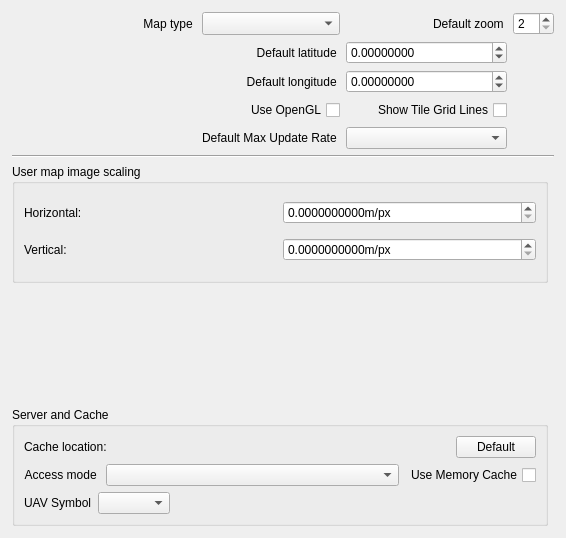
<?xml version="1.0" encoding="UTF-8"?>
<ui version="4.0">
 <class>OPMapGadgetOptionsPage</class>
 <widget class="QWidget" name="OPMapGadgetOptionsPage">
  <property name="geometry">
   <rect>
    <x>0</x>
    <y>0</y>
    <width>566</width>
    <height>538</height>
   </rect>
  </property>
  <property name="sizePolicy">
   <sizepolicy hsizetype="Preferred" vsizetype="Minimum">
    <horstretch>0</horstretch>
    <verstretch>0</verstretch>
   </sizepolicy>
  </property>
  <property name="minimumSize">
   <size>
    <width>445</width>
    <height>5</height>
   </size>
  </property>
  <property name="windowTitle">
   <string>Form</string>
  </property>
  <layout class="QVBoxLayout" name="verticalLayout">
   <property name="margin">
    <number>0</number>
   </property>
   <item>
    <widget class="QScrollArea" name="scrollArea">
     <property name="frameShape">
      <enum>QFrame::NoFrame</enum>
     </property>
     <property name="frameShadow">
      <enum>QFrame::Plain</enum>
     </property>
     <property name="widgetResizable">
      <bool>true</bool>
     </property>
     <widget class="QWidget" name="scrollAreaWidgetContents">
      <property name="geometry">
       <rect>
        <x>0</x>
        <y>0</y>
        <width>566</width>
        <height>538</height>
       </rect>
      </property>
      <property name="sizePolicy">
       <sizepolicy hsizetype="Preferred" vsizetype="Expanding">
        <horstretch>0</horstretch>
        <verstretch>0</verstretch>
       </sizepolicy>
      </property>
      <layout class="QGridLayout" name="gridLayout">
       <property name="margin">
        <number>12</number>
       </property>
       <item row="1" column="0" colspan="2">
        <widget class="Line" name="line">
         <property name="orientation">
          <enum>Qt::Horizontal</enum>
         </property>
        </widget>
       </item>
       <item row="2" column="0">
        <widget class="QGroupBox" name="userImageScalingGroupBox">
         <property name="sizePolicy">
          <sizepolicy hsizetype="Preferred" vsizetype="MinimumExpanding">
           <horstretch>0</horstretch>
           <verstretch>0</verstretch>
          </sizepolicy>
         </property>
         <property name="minimumSize">
          <size>
           <width>0</width>
           <height>110</height>
          </size>
         </property>
         <property name="title">
          <string>User map image scaling</string>
         </property>
         <layout class="QGridLayout" name="gridLayout_2">
          <item row="0" column="0">
           <widget class="QLabel" name="label_5">
            <property name="text">
             <string>Horizontal:</string>
            </property>
           </widget>
          </item>
          <item row="0" column="1">
           <widget class="QDoubleSpinBox" name="horizontalScaleDoubleSpinBox">
            <property name="suffix">
             <string>m/px</string>
            </property>
            <property name="decimals">
             <number>10</number>
            </property>
            <property name="maximum">
             <double>10000.000000000000000</double>
            </property>
            <property name="singleStep">
             <double>0.010000000000000</double>
            </property>
           </widget>
          </item>
          <item row="1" column="0">
           <widget class="QLabel" name="label_6">
            <property name="text">
             <string>Vertical:</string>
            </property>
           </widget>
          </item>
          <item row="1" column="1">
           <widget class="QDoubleSpinBox" name="verticalScaleDoubleSpinBox">
            <property name="suffix">
             <string>m/px</string>
            </property>
            <property name="decimals">
             <number>10</number>
            </property>
            <property name="maximum">
             <double>10000.000000000000000</double>
            </property>
            <property name="singleStep">
             <double>0.010000000000000</double>
            </property>
           </widget>
          </item>
         </layout>
        </widget>
       </item>
       <item row="4" column="0">
        <widget class="QGroupBox" name="serverAndCacheGroupBox">
         <property name="sizePolicy">
          <sizepolicy hsizetype="Preferred" vsizetype="MinimumExpanding">
           <horstretch>0</horstretch>
           <verstretch>0</verstretch>
          </sizepolicy>
         </property>
         <property name="title">
          <string>Server and Cache</string>
         </property>
         <layout class="QGridLayout" name="gridLayout_4">
          <item row="2" column="0">
           <layout class="QHBoxLayout" name="horizontalLayout">
            <item>
             <widget class="QLabel" name="AccessModeLabel">
              <property name="text">
               <string>Access mode </string>
              </property>
              <property name="alignment">
               <set>Qt::AlignRight|Qt::AlignTrailing|Qt::AlignVCenter</set>
              </property>
             </widget>
            </item>
            <item>
             <widget class="QComboBox" name="accessModeComboBox">
              <property name="sizePolicy">
               <sizepolicy hsizetype="MinimumExpanding" vsizetype="Fixed">
                <horstretch>0</horstretch>
                <verstretch>0</verstretch>
               </sizepolicy>
              </property>
              <property name="minimumSize">
               <size>
                <width>160</width>
                <height>0</height>
               </size>
              </property>
              <property name="cursor">
               <cursorShape>OpenHandCursor</cursorShape>
              </property>
              <property name="frame">
               <bool>true</bool>
              </property>
             </widget>
            </item>
            <item>
             <widget class="QCheckBox" name="checkBoxUseMemoryCache">
              <property name="enabled">
               <bool>true</bool>
              </property>
              <property name="sizePolicy">
               <sizepolicy hsizetype="Minimum" vsizetype="Preferred">
                <horstretch>0</horstretch>
                <verstretch>0</verstretch>
               </sizepolicy>
              </property>
              <property name="minimumSize">
               <size>
                <width>0</width>
                <height>0</height>
               </size>
              </property>
              <property name="layoutDirection">
               <enum>Qt::RightToLeft</enum>
              </property>
              <property name="text">
               <string>Use Memory Cache</string>
              </property>
             </widget>
            </item>
           </layout>
          </item>
          <item row="1" column="0">
           <layout class="QHBoxLayout" name="horizontalLayout_3">
            <item>
             <widget class="QLabel" name="CacheLocationLabel">
              <property name="sizePolicy">
               <sizepolicy hsizetype="Minimum" vsizetype="Preferred">
                <horstretch>0</horstretch>
                <verstretch>0</verstretch>
               </sizepolicy>
              </property>
              <property name="text">
               <string>Cache location:</string>
              </property>
             </widget>
            </item>
            <item>
             <widget class="Utils::PathChooser" name="lineEditCacheLocation" native="true">
              <property name="sizePolicy">
               <sizepolicy hsizetype="MinimumExpanding" vsizetype="Preferred">
                <horstretch>0</horstretch>
                <verstretch>0</verstretch>
               </sizepolicy>
              </property>
             </widget>
            </item>
            <item>
             <widget class="QPushButton" name="pushButtonCacheDefaults">
              <property name="sizePolicy">
               <sizepolicy hsizetype="Fixed" vsizetype="Fixed">
                <horstretch>0</horstretch>
                <verstretch>0</verstretch>
               </sizepolicy>
              </property>
              <property name="minimumSize">
               <size>
                <width>0</width>
                <height>0</height>
               </size>
              </property>
              <property name="cursor">
               <cursorShape>OpenHandCursor</cursorShape>
              </property>
              <property name="toolTip">
               <string>Restore default server and cache settings</string>
              </property>
              <property name="text">
               <string> Default </string>
              </property>
              <property name="checkable">
               <bool>false</bool>
              </property>
              <property name="checked">
               <bool>false</bool>
              </property>
              <property name="flat">
               <bool>false</bool>
              </property>
             </widget>
            </item>
           </layout>
          </item>
          <item row="3" column="0">
           <layout class="QHBoxLayout" name="horizontalLayout_2">
            <item>
             <widget class="QLabel" name="label_8">
              <property name="sizePolicy">
               <sizepolicy hsizetype="Maximum" vsizetype="Preferred">
                <horstretch>0</horstretch>
                <verstretch>0</verstretch>
               </sizepolicy>
              </property>
              <property name="text">
               <string>UAV Symbol</string>
              </property>
             </widget>
            </item>
            <item>
             <widget class="QComboBox" name="uavSymbolComboBox">
              <property name="sizePolicy">
               <sizepolicy hsizetype="Maximum" vsizetype="Fixed">
                <horstretch>0</horstretch>
                <verstretch>0</verstretch>
               </sizepolicy>
              </property>
             </widget>
            </item>
            <item>
             <spacer name="horizontalSpacer">
              <property name="orientation">
               <enum>Qt::Horizontal</enum>
              </property>
              <property name="sizeHint" stdset="0">
               <size>
                <width>40</width>
                <height>20</height>
               </size>
              </property>
             </spacer>
            </item>
           </layout>
          </item>
         </layout>
        </widget>
       </item>
       <item row="0" column="0" colspan="2">
        <layout class="QGridLayout" name="gridLayout_3" rowstretch="0,0,0,0,0,0" rowminimumheight="22,22,22,0,22,0">
         <item row="2" column="0">
          <spacer name="horizontalSpacer_4">
           <property name="orientation">
            <enum>Qt::Horizontal</enum>
           </property>
           <property name="sizeHint" stdset="0">
            <size>
             <width>40</width>
             <height>20</height>
            </size>
           </property>
          </spacer>
         </item>
         <item row="0" column="0">
          <widget class="QLabel" name="label">
           <property name="text">
            <string>Map type </string>
           </property>
           <property name="alignment">
            <set>Qt::AlignRight|Qt::AlignTrailing|Qt::AlignVCenter</set>
           </property>
          </widget>
         </item>
         <item row="0" column="2">
          <widget class="QComboBox" name="providerComboBox">
           <property name="sizePolicy">
            <sizepolicy hsizetype="Preferred" vsizetype="Preferred">
             <horstretch>0</horstretch>
             <verstretch>0</verstretch>
            </sizepolicy>
           </property>
           <property name="minimumSize">
            <size>
             <width>0</width>
             <height>0</height>
            </size>
           </property>
           <property name="cursor">
            <cursorShape>OpenHandCursor</cursorShape>
           </property>
           <property name="maxVisibleItems">
            <number>15</number>
           </property>
           <property name="frame">
            <bool>true</bool>
           </property>
          </widget>
         </item>
         <item row="0" column="3">
          <widget class="QLabel" name="label_2">
           <property name="text">
            <string>Default zoom </string>
           </property>
           <property name="alignment">
            <set>Qt::AlignRight|Qt::AlignTrailing|Qt::AlignVCenter</set>
           </property>
          </widget>
         </item>
         <item row="0" column="4">
          <widget class="QSpinBox" name="zoomSpinBox">
           <property name="sizePolicy">
            <sizepolicy hsizetype="Minimum" vsizetype="Preferred">
             <horstretch>0</horstretch>
             <verstretch>0</verstretch>
            </sizepolicy>
           </property>
           <property name="minimumSize">
            <size>
             <width>0</width>
             <height>0</height>
            </size>
           </property>
           <property name="maximumSize">
            <size>
             <width>50</width>
             <height>16777215</height>
            </size>
           </property>
           <property name="frame">
            <bool>true</bool>
           </property>
           <property name="minimum">
            <number>2</number>
           </property>
           <property name="maximum">
            <number>21</number>
           </property>
          </widget>
         </item>
         <item row="1" column="2">
          <widget class="QLabel" name="label_3">
           <property name="text">
            <string>Default latitude </string>
           </property>
           <property name="alignment">
            <set>Qt::AlignRight|Qt::AlignTrailing|Qt::AlignVCenter</set>
           </property>
          </widget>
         </item>
         <item row="1" column="3">
          <widget class="QDoubleSpinBox" name="latitudeSpinBox">
           <property name="sizePolicy">
            <sizepolicy hsizetype="Minimum" vsizetype="Preferred">
             <horstretch>0</horstretch>
             <verstretch>0</verstretch>
            </sizepolicy>
           </property>
           <property name="minimumSize">
            <size>
             <width>120</width>
             <height>0</height>
            </size>
           </property>
           <property name="frame">
            <bool>true</bool>
           </property>
           <property name="decimals">
            <number>8</number>
           </property>
           <property name="minimum">
            <double>-90.000000000000000</double>
           </property>
           <property name="maximum">
            <double>90.000000000000000</double>
           </property>
          </widget>
         </item>
         <item row="2" column="2">
          <widget class="QLabel" name="label_4">
           <property name="text">
            <string>Default longitude </string>
           </property>
           <property name="alignment">
            <set>Qt::AlignRight|Qt::AlignTrailing|Qt::AlignVCenter</set>
           </property>
          </widget>
         </item>
         <item row="2" column="3">
          <widget class="QDoubleSpinBox" name="longitudeSpinBox">
           <property name="sizePolicy">
            <sizepolicy hsizetype="Minimum" vsizetype="Preferred">
             <horstretch>0</horstretch>
             <verstretch>0</verstretch>
            </sizepolicy>
           </property>
           <property name="minimumSize">
            <size>
             <width>120</width>
             <height>0</height>
            </size>
           </property>
           <property name="frame">
            <bool>true</bool>
           </property>
           <property name="decimals">
            <number>8</number>
           </property>
           <property name="minimum">
            <double>-180.000000000000000</double>
           </property>
           <property name="maximum">
            <double>180.000000000000000</double>
           </property>
          </widget>
         </item>
         <item row="4" column="3">
          <widget class="QCheckBox" name="checkBoxShowTileGridLines">
           <property name="enabled">
            <bool>true</bool>
           </property>
           <property name="sizePolicy">
            <sizepolicy hsizetype="Minimum" vsizetype="Preferred">
             <horstretch>0</horstretch>
             <verstretch>0</verstretch>
            </sizepolicy>
           </property>
           <property name="minimumSize">
            <size>
             <width>161</width>
             <height>0</height>
            </size>
           </property>
           <property name="mouseTracking">
            <bool>true</bool>
           </property>
           <property name="layoutDirection">
            <enum>Qt::RightToLeft</enum>
           </property>
           <property name="text">
            <string>Show Tile Grid Lines</string>
           </property>
          </widget>
         </item>
         <item row="4" column="2">
          <widget class="QCheckBox" name="checkBoxUseOpenGL">
           <property name="enabled">
            <bool>true</bool>
           </property>
           <property name="sizePolicy">
            <sizepolicy hsizetype="Minimum" vsizetype="Preferred">
             <horstretch>0</horstretch>
             <verstretch>0</verstretch>
            </sizepolicy>
           </property>
           <property name="minimumSize">
            <size>
             <width>0</width>
             <height>0</height>
            </size>
           </property>
           <property name="layoutDirection">
            <enum>Qt::RightToLeft</enum>
           </property>
           <property name="text">
            <string>Use OpenGL</string>
           </property>
          </widget>
         </item>
         <item row="5" column="3">
          <widget class="QComboBox" name="maxUpdateRateComboBox"/>
         </item>
         <item row="5" column="2">
          <widget class="QLabel" name="label_9">
           <property name="text">
            <string>Default Max Update Rate </string>
           </property>
           <property name="alignment">
            <set>Qt::AlignRight|Qt::AlignTrailing|Qt::AlignVCenter</set>
           </property>
          </widget>
         </item>
        </layout>
       </item>
       <item row="3" column="0">
        <spacer name="verticalSpacer">
         <property name="orientation">
          <enum>Qt::Vertical</enum>
         </property>
         <property name="sizeType">
          <enum>QSizePolicy::Expanding</enum>
         </property>
         <property name="sizeHint" stdset="0">
          <size>
           <width>20</width>
           <height>40</height>
          </size>
         </property>
        </spacer>
       </item>
      </layout>
      <zorder>line</zorder>
      <zorder>verticalSpacer</zorder>
      <zorder>userImageScalingGroupBox</zorder>
      <zorder>serverAndCacheGroupBox</zorder>
     </widget>
    </widget>
   </item>
  </layout>
 </widget>
 <customwidgets>
  <customwidget>
   <class>Utils::PathChooser</class>
   <extends>QWidget</extends>
   <header>utils/pathchooser.h</header>
   <container>1</container>
  </customwidget>
 </customwidgets>
 <resources/>
 <connections/>
</ui>
